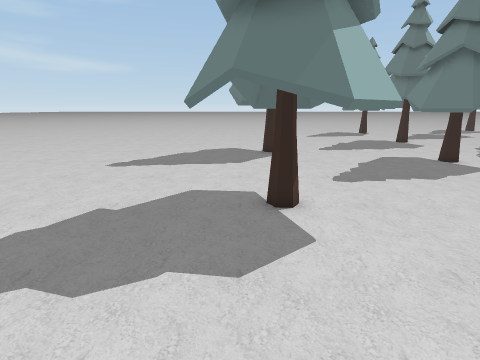
View 1 (above)

19 first-person views from a walk through a Unity game level. The camera is 1.5 m above the floor, tilts 14° down and sees 80° across. The floor is counted in squares, 0.5 m on a side. Each view is taken from the middle of a square. On the plan, view 1 faces up. The plan holds only what a view shows up to about 20 squares ahead; the rest is blank. The place goes on beyond the plan. Some animated figures are not drawn. Some surface patterns are stand-ins.

View 2
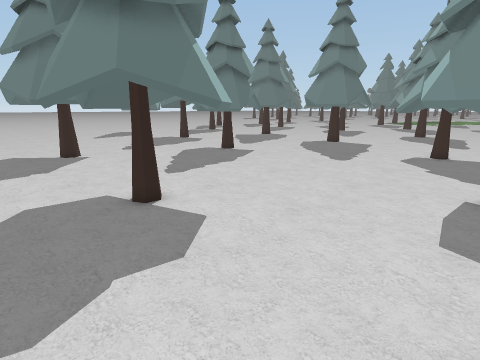

View 3
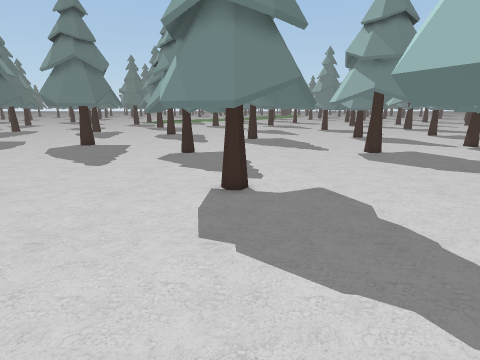

View 4
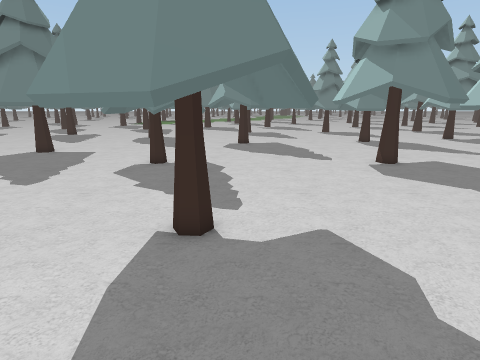

View 5
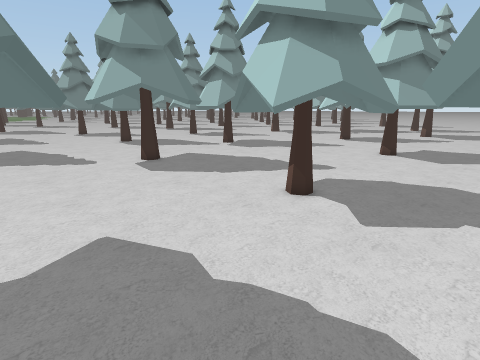

View 6
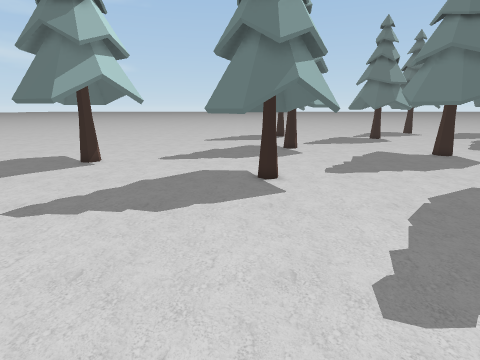

View 7
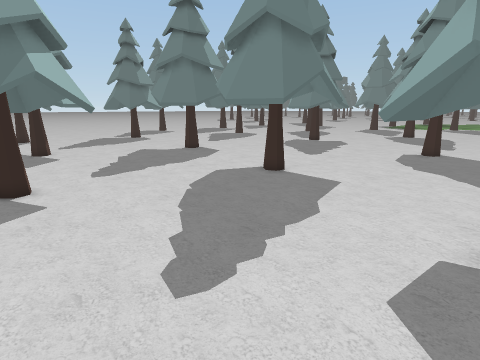

View 8
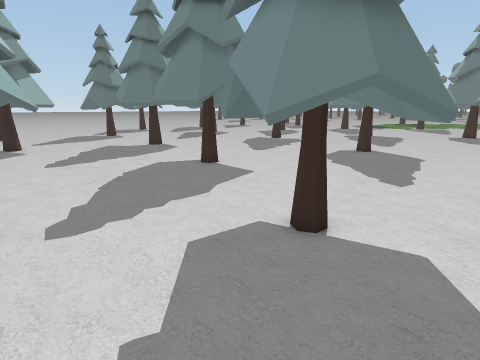

View 9
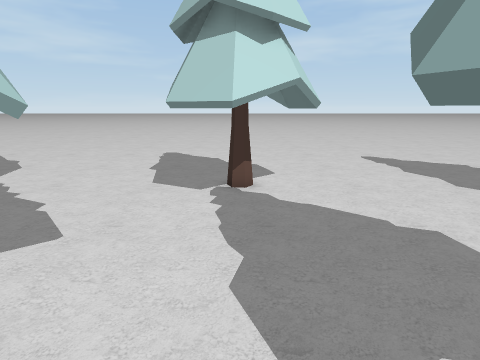

View 10
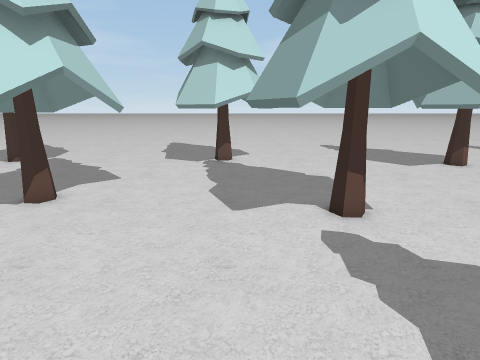

View 11
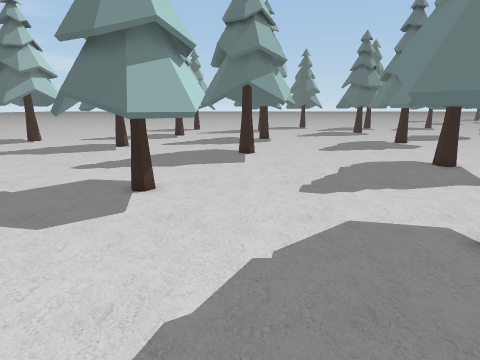

View 12
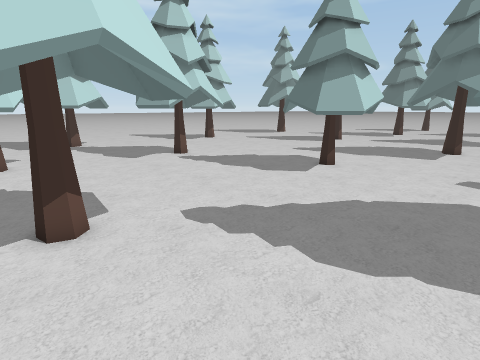

View 13
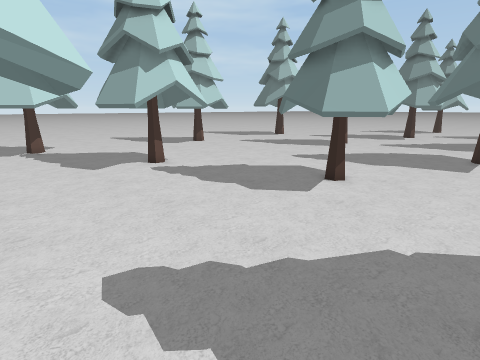

View 14
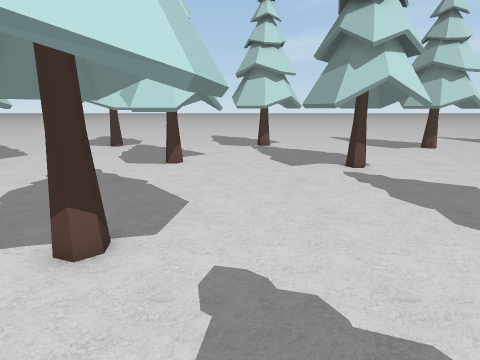

View 15
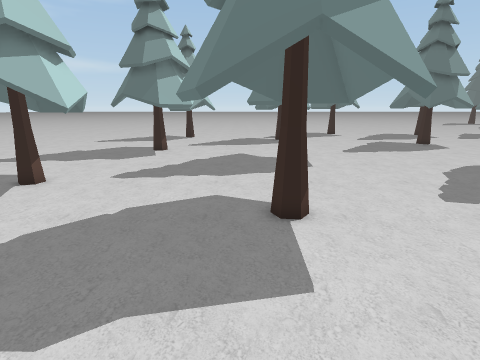

View 16
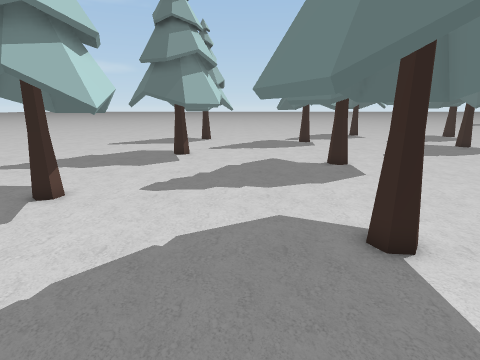

View 17
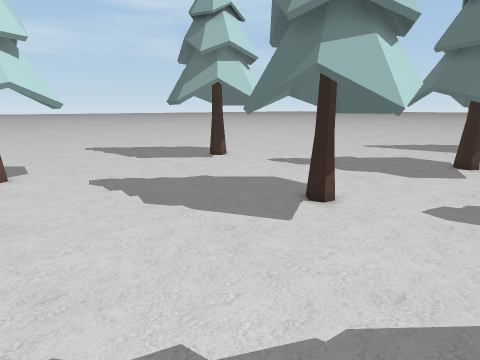

View 18
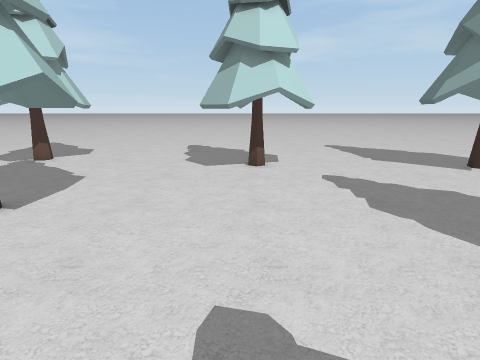

View 19
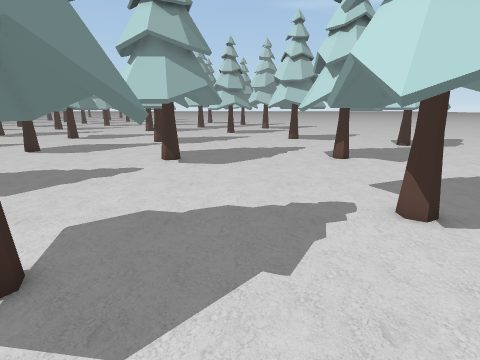

### Floor plan
Key: @ floor where view 1 was taken; # wall or solid block; . floor; = window, fence, low wall or low ledge; O other object.
Columns run from 3 left of view 1 to 26 right of it. Each row starts with its distance up from view 1.
 24 .... O............OOO.......
 23 ...OO......................OO.
 22 ...O.................... O.=..
 21 .....#O.O................OO...
 20 .....O....................O...
 19 ...O..........OOOO............
 18 ...OOOO......OO..O............
 17 .............O.OO.O...........
 16 .............O.O.OO......OOO..
 15 .............OO..OO........OO.
 14 ..............OO..............
 13 ......................OO.OO...
 12 ....OO ................O......
 11 ...OOOO................O...OO.
 10 ..............................
  9 ....OO.O......................
  8 ..O.  .O......................
  7 ..O.OOOO......................
  6 ....OOO.............OOOO......
  5 ....................O.OO......
  4 ...................O.OOOO.....
  3 .............O.....O.O=OO.....
  2 .........OOO.OO....OOOOOO.....
  1 .........OO O........OO.......
  0 ...@.....O. O.................
 -1 ..OO.....O....O.............O.
 -2 .OOOO......OOOO.............OO
 -3 ..  .O......O...............OO
 -4 ..OO.OO......................
 -5 .....OO.......................
 -6  O..OO...............OO.......
 -7 ..........O.........OOOO......
 -8 .........OO...................
 -9 ........OO=O.O.......OO.......
-10 ........O.OO.O....O..OO.......
-11 ........OO..OO....OO....O.....
-12 .........OOOO......OO........

Positions as (right, up) in squares from view 1, and headings:
1: (0, 0), facing up
2: (-3, 0), facing up-right
3: (-2, 0), facing right
4: (2, -1), facing right
5: (2, -1), facing down-right
6: (11, 4), facing up
7: (11, 4), facing up-right
8: (12, 0), facing up-right
9: (11, -4), facing left
10: (17, -3), facing left
11: (22, -7), facing up
12: (26, -11), facing up-left
13: (24, -8), facing up-left
14: (24, -6), facing left
15: (21, 5), facing up
16: (19, 7), facing up
17: (17, 8), facing up-left
18: (17, 8), facing left
19: (14, 8), facing down
